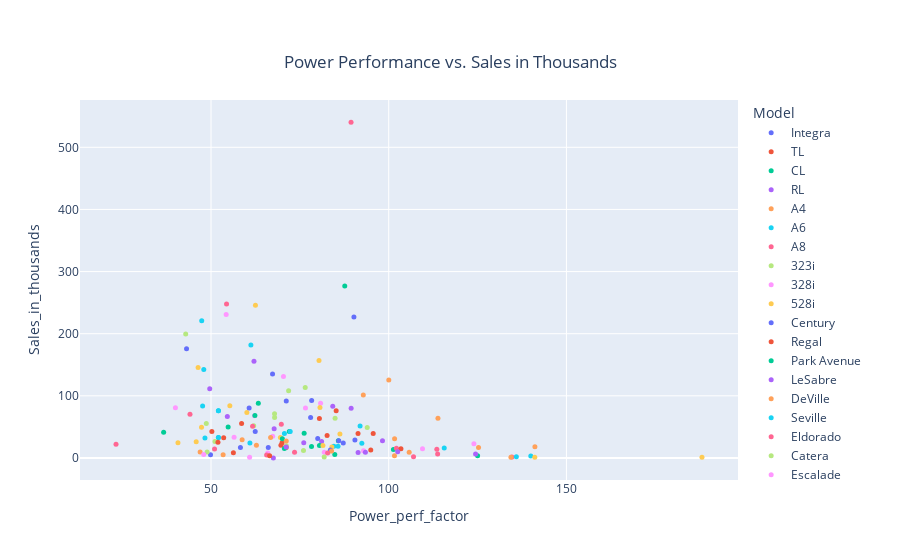

The cell this chart's notebook holds for it:
### Code cell
'''. Next, to see if this theory is valid, I decided to check out the power-to-performance ratio
and had basically the same results.  '''

#Correlation between power performance and sales

#Set the x and y, hover data: when mouse hovers over, it shows sales in thousands, power to performance ratio and Model
fig = px.scatter(df4,x='Power_perf_factor', y = 'Sales_in_thousands', color = 'Model',
    hover_data=['Sales_in_thousands'],title='Power Performance vs. Sales in Thousands')
fig.update_traces(marker_size=5)

#positions the title 
fig.update_layout(
    title={'y':0.9,'x':0.5,'xanchor': 'center','yanchor': 'top'})
fig.show()
